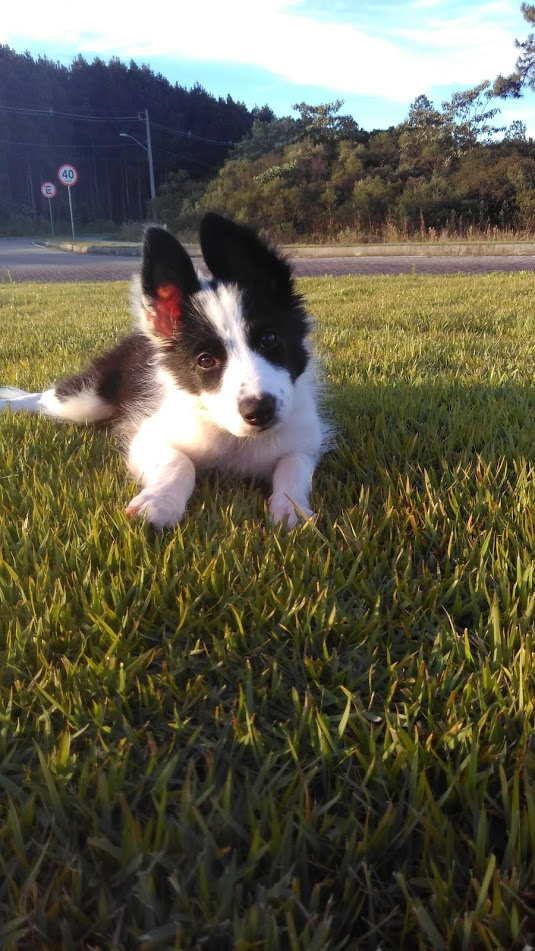
#> input picture secao1/animals/00_Connie.jpg, 535 x 951 px
$ jupyter execute 02_Imagem_OpenCV.ipynb
#> lines starting #> are read from the running program, lines starting #| are printed output that depends on the picture
# Abrindo uma imagen com OpenCV

**EXECUTAR ESTA CÉLULA MATARÁ O KERNEL SE VOCÊ USAR JUPYTER DIRETAMENTE**

Leia a explicação no README!

[cell 1]
import cv2

img= cv2.imread('animals/00_Connie.jpg',cv2.IMREAD_GRAYSCALE)
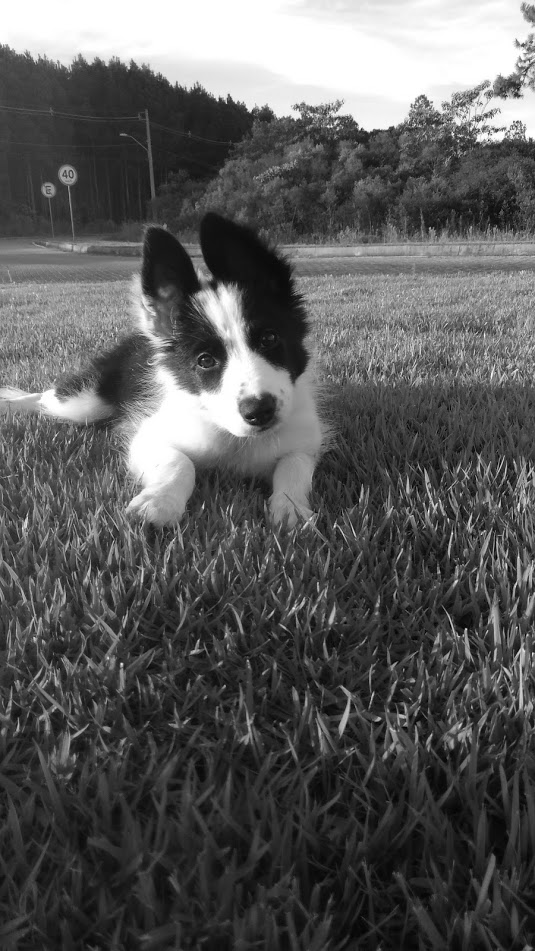
#> img: shape (951, 535); min 0, max 255, mean 90.5

cv2.imshow('window_name',img) #MOSTRAR A IMAGEM COM A OPENCV

cv2.waitKey()
